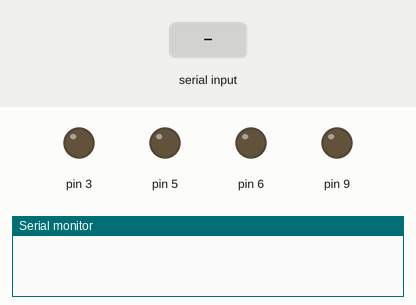
Simulated run of this sketch. Board: Arduino Uno, built with avr-gcc and run on an emulated ATmega328P. On the bench: output pins drawn as LEDs (lit = HIGH), the last lines printed to the serial monitor. Inputs (shaded band) come from the test bench.

Above: at 1.2 s.
1.3 s: "F" received over the second serial link
At 2.5 s:
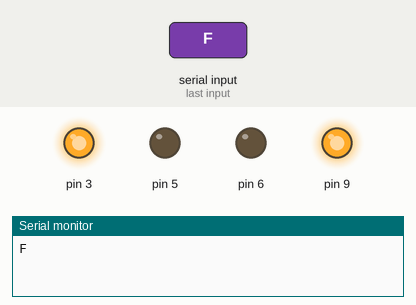
2.8 s: "B" received over the second serial link
At 3.7 s:
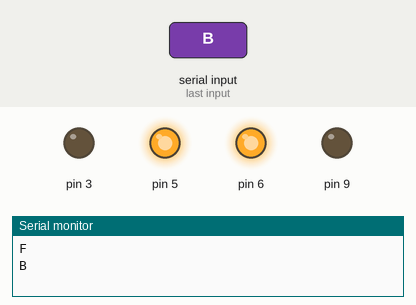
4.3 s: "R" received over the second serial link
At 4.8 s:
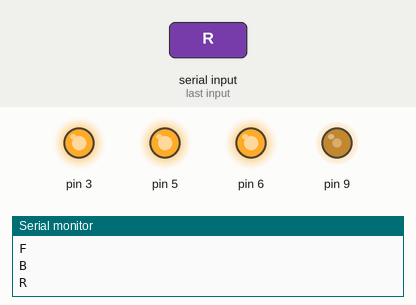
5.8 s: "L" received over the second serial link
At 7.0 s:
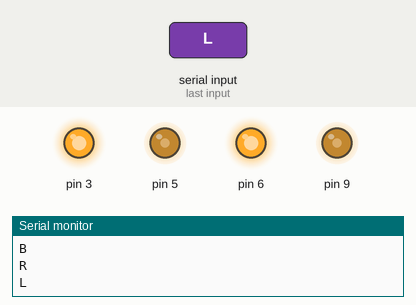
7.3 s: "S" received over the second serial link
At 8.3 s:
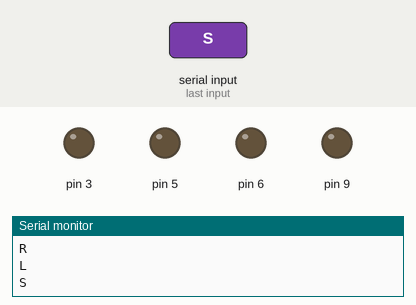
8.8 s: "F" received over the second serial link
At 9.5 s:
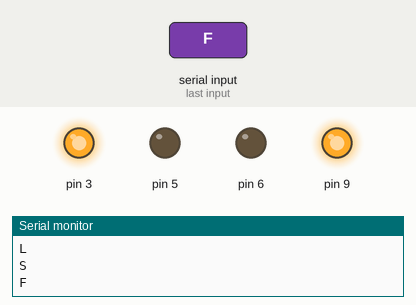
Timing chart, 0 to 11.3 s (numbered marks = the images above; inputs shaded):
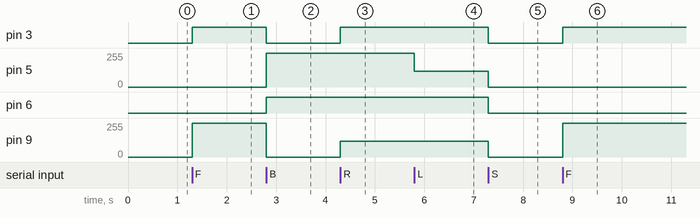

Measured:
- after the input at 1.3 s, pin 3: LOW → HIGH at once; pin 9: 0/255 → 255/255 at once
- after the input at 2.8 s, pin 3: HIGH → LOW at once; pin 5: 0/255 → 255/255 at once; pin 6: LOW → HIGH at once; pin 9: 255/255 → 0/255 at once
- after the input at 4.3 s, pin 3: LOW → HIGH at once; pin 9: 0/255 → 120/255 at once
- after the input at 5.8 s, pin 5: 255/255 → 120/255 at once
- after the input at 7.3 s, pin 3, pin 6: HIGH → LOW at once; pin 5, pin 9: 120/255 → 0/255 at once
- after the input at 8.8 s, pin 3: LOW → HIGH at once; pin 9: 0/255 → 255/255 at once

The sketch:

simple-car-with-bluetooth.ino
```cpp
#include <SoftwareSerial.h>

SoftwareSerial Slave(2, 11);
char BluetoothData;

void setup() {
  Serial.begin(9600);
  Slave.begin(9600);
}


void loop() {
  if (Slave.available()) {
    BluetoothData = Slave.read();
    Serial.println(BluetoothData);
  //if (BluetoothData!='S')   Serial.println(BluetoothData);
    if (BluetoothData == 'F') Forward();
    if (BluetoothData == 'B') Back();
    if (BluetoothData == 'R') Right();
    if (BluetoothData == 'L') Left();
    if(BluetoothData == 'S') Stop();
  }
}

void Forward() {
  analogWrite(5, 0);
  analogWrite(6, 0);
  analogWrite(3, 255);
  analogWrite(9, 255);
}

void Back() {
  analogWrite(3, 0);
  analogWrite(9, 0);
  analogWrite(5, 255);
  analogWrite(6, 255);
}

void Right() {
  analogWrite(3, 255);
  analogWrite(9, 120);
}

void Left() {
  analogWrite(5, 120);
  analogWrite(6, 255);
}

void Stop(){
  analogWrite(3, 0);
  analogWrite(9, 0);
  analogWrite(5, 0);
  analogWrite(6, 0);
}
```
